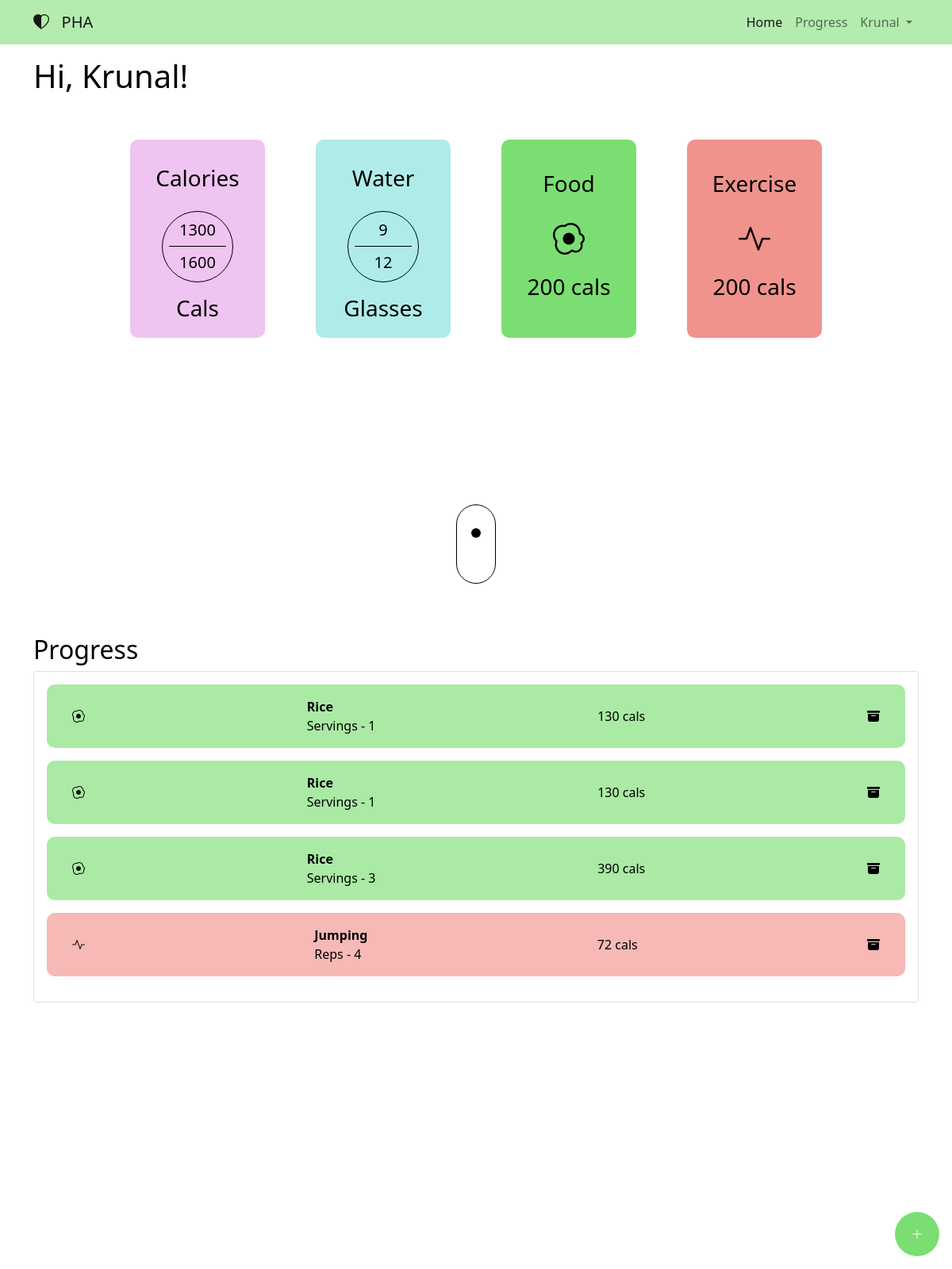
Screenshot of / (signed in) with the database file from the repository.
### website/models.py (models this page shows)
class User(db.Model, UserMixin):
    id = db.Column(db.Integer, primary_key=True)
    email = db.Column(db.String(150), unique=True)
    password = db.Column(db.String(150))
    name = db.Column(db.String(150))
    gender = db.Column(db.String(10))
    age = db.Column(db.Integer)
    height = db.Column(db.Float)
    weight = db.Column(db.Float)
    cal_goal = db.Column(db.Float)
    water_goal = db.Column(db.Integer)
    entries = db.relationship("Entry")
    Water_entries = db.relationship("Water")

class Entry(db.Model):
    id = db.Column(db.Integer, primary_key=True)
    type = db.Column(db.String(10))
    item = db.Column(db.String(50))
    cal = db.Column(db.Float)
    count = db.Column(db.Integer)
    date = db.Column(db.DateTime(timezone=True), default=func.now())
    user_id = db.Column(db.Integer, db.ForeignKey("user.id"))

### website/views.py (the view, shortened to what this page needs)
@views.route("/", methods=["POST", "GET"])
@login_required
def home():
    return render_template("/views/home.html", user=current_user)

### website/__init__.py (called while the page is built)
def create_app():
    app = Flask(__name__)
    app.config["SECRET_KEY"] = "hkjsahdkjaduhwadahsj"
    app.config["SQLALCHEMY_DATABASE_URI"] = f"sqlite:///{DB_NAME}"
    app.config["SQLALCHEMY_TRACK_MODIFICATIONS"] = false
    db.init_app(app)
    ma.init_app(app)
    from .views import views
    from .auth import auth
    app.register_blueprint(views, url_prefix="/")
    app.register_blueprint(auth, url_prefix="/")
    from .models import User, Entry
    create_database(app)
    login_manager = LoginManager()
    login_manager.login_view = "auth.login"
    login_manager.init_app(app)
    @login_manager.user_loader
    def load_user(id):
        return User.query.get(int(id))
    return app

### website/templates/views/home.html (shortened to what this page needs)
{% extends 'base.html' %} {% block title %}Home{% endblock title %}  {% block content %}
<section id="home">
  <h1 class="py-3">Hi, {{user.name.split()[0]}}!</h1>
  <div class="dashboard-cards">
    <div class="card calories-card dash-card mb-4">
      <h3>Calories</h3>
      <div class="cal-scale">
        <div class="circle">
          <h5 class="total_cal">1300</h5>
          <div class="line"></div>
          <h5>{{user.cal_goal|int}}</h5>
        </div>
      </div>
      <div class="calories-card-data">
        <h3>Cals</h3>
      </div>
    </div>
    <div class="card water-card dash-card mb-4">
      <h3>Water</h3>
      <div class="water-scale">
        <div class="circle">
          <h5 id="total_water">9</h5>
          <div class="line"></div>
          <h5>{{user.water_goal}}</h5>
        </div>
      </div>
      <div class="water-card-data">
        <h3>Glasses</h3>
      </div>
    </div>
    <div class="card food-card dash-card mb-4">
      <h3>Food</h3>
      <div class="icon">
        <i class="bi bi-egg-fried" style="font-size: 2.5rem"></i>
      </div>
      <div class="food-card-data">
        <h3><span class="food_cal">200</span> cals</h3>
      </div>
    </div>
    <div class="card exercise-card dash-card mb-4">
      <h3>Exercise</h3>
      <div class="icon">
        <i class="bi bi-activity" style="font-size: 2.5rem"></i>
      </div>
      <div class="exercise-card-data">
        <h3><span class="exercise_cal">200</span> cals</h3>
      </div>
    </div>
  </div>
  <div class="mouse-animation">
    <div class="mouse">
      <div class="scroll-bar"></div>
    </div>
  </div>
</section>
<section id="progress">
  <h2>Progress</h2>
  <div class="card" style="padding: 1rem">
    <ul class="list-group list-group-flush" id="entries">
      {% for entry in user.entries %}
      <li class="entry-item d-flex" data-entry-type="{{entry.type}}">
        {% if entry.type == "Food" %}
        <div class="icon"><i class="bi bi-egg-fried"></i></div>
        {% else %}
        <div class="icon"><i class="bi bi-activity"></i></div>
        {% endif %}
        <div class="name-count">
          <div class="entry-name"><b>{{entry.item}}</b></div>
          <div class="entry-count">
            {% if entry.type == "Food" %} Servings {% else %} Reps {% endif %} -
            {{entry.count}}
          </div>
        </div>
        <div class="entry-cal">{{entry.cal|int}} cals</div>
        <button
          class="del-icon delete-entry"
          onClick="deleteNote({{entry.id}})"
        >
          <i class="bi bi-archive-fill"></i>
        </button>
      </li>
      {% endfor %}
    </ul>
  </div>
</section>
<button
  type="button"
  class="btn fab-entries"
  data-bs-toggle="modal"
  data-bs-target="#staticBackdrop"
>
  <i class="bi bi-plus-lg"></i>
</button>
{% endblock content %}

### website/templates/base.html (shortened to what this page needs)
<!DOCTYPE html>
<html lang="en">
  <head>
    <link
      rel="stylesheet"
      href="https://stackpath.bootstrapcdn.com/bootstrap/4.4.1/css/bootstrap.min.css"
    />
    <link
      rel="stylesheet"
      href="https://stackpath.bootstrapcdn.com/font-awesome/4.7.0/css/font-awesome.min.css"
    />
    <link
      href="https://cdn.jsdelivr.net/npm/bootstrap@5.1.3/dist/css/bootstrap.min.css"
      rel="stylesheet"
    />
    <link
      rel="stylesheet"
      href="https://cdn.jsdelivr.net/npm/bootstrap-icons@1.6.1/font/bootstrap-icons.css"
    />
    <link rel="stylesheet" href={{ url_for('static', filename='style.css' ) }}>
  </head>
  <body>
    <nav class="navbar navbar-expand-lg navbar-light">
      <div class="container-fluid container">
        <a class="navbar-brand" href="#">
          <i class="bi bi-heart-half"></i> &nbsp; PHA
        </a>
        <div
          class="collapse navbar-collapse"
          style="flex-grow: unset"
          id="navbarSupportedContent"
        >
          <ul class="navbar-nav me-auto mb-2 mb-lg-0">
            {% if user.is_authenticated %}
            <li class="nav-item">
              <a
                class="nav-link main-nav-link home"
                aria-current="page"
                href="/"
                >Home</a
              >
            </li>
            <li class="nav-item">
              <a class="nav-link main-nav-link progs" href="#progress"
                >Progress</a
              >
            </li>
            <li class="nav-item dropdown">
              <a
                class="nav-link dropdown-toggle user-dropdown"
                href="#"
                id="navbarDropdown"
                role="button"
                data-bs-toggle="dropdown"
                aria-expanded="false"
              >
                {{user.name.split()[0]}}
              </a>
            </li>
            {% endif %}
          </ul>
        </div>
      </div>
    </nav>
    <div class="container">{% block content %} {% endblock content %}</div>
  </body>
</html>

### website/static/style.css (style rules this page uses)
* { margin: 0; padding: 0; box-sizing: border-box; }
body { min-height: 100vh; color: black; }
nav { background-color: #b4ecaf; }

### website/templates/views/home.html (style rules this page uses)
#home { min-height: calc(100vh - 56px); display: flex; flex-direction: column; position: relative; }
#progress { min-height: 100vh; }
.fab-entries { position: fixed; right: 1rem !important; background-color: rgba(67, 208, 55, 70%); bottom: 1rem; border-radius: 50%; width: 3.5rem; height: 3.5rem; outline: rgba(67, 208, 55, 70%); border-color: transparent; color: white; }
ul { list-style: none; }
li.entry-item { border-radius: 10px; margin-bottom: 1rem; padding: 1rem 2rem; display: flex; align-items: center; justify-content: space-between; }
li.food { background-color: rgba(67, 208, 55, 45%); }
li.exercise { background-color: rgba(234, 101, 93, 45%); }
button { background: none; border: none; }
.dashboard-cards { margin-top: 2rem; display: flex; flex-wrap: wrap; justify-content: center; align-items: center; }
.dash-card { height: 250px; width: 170px; margin: 0 2em; display: flex; align-items: center; justify-content: space-around; border-radius: 10px; padding: 2rem; border: none; }
.circle { height: 90px; width: 90px; border: black solid 1px; border-radius: 50%; display: flex; padding: 0.5em; justify-content: space-around; align-items: center; flex-direction: column; margin: 1em; }
h5 { margin-bottom: 0; }
.line { width: 100%; height: 1px; background-color: black; }
.calories-card { background-color: rgba(216, 107, 218, 40%); }
.water-card { background-color: rgba(55, 208, 199, 40%); }
.food-card { background-color: rgba(67, 208, 55, 70%); }
.exercise-card { background-color: rgba(234, 101, 93, 70%); }
.mouse-animation { width: 100%; position: absolute; bottom: 2rem; }
.mouse { margin: 2rem auto; height: 100px; width: 50px; border: 1px solid black; border-radius: 25px; position: relative; }
.scroll-bar { position: absolute; height: 12px; width: 12px; border-radius: 50%; background-color: black; top: 30%; left: 50%; transform: translate(-50%, 0%); animation: scroll-down 1s alternate-reverse; animation-iteration-count: infinite; }

### rows the page displays
User: name "Krunal", cal_goal "1600", water_goal "12"
Entry: type "Food" (drawn), item "Rice", count "1", cal "130"
Entry: type "Food" (drawn), item "Rice", count "1", cal "130"
Entry: type "Food" (drawn), item "Rice", count "3", cal "390"
Entry: type "Exercise" (drawn), item "Jumping", count "4", cal "72"
